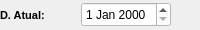
              <widget class="QWidget" name="widget_34" native="true">
               <property name="minimumSize">
                <size>
                 <width>0</width>
                 <height>25</height>
                </size>
               </property>
               <property name="maximumSize">
                <size>
                 <width>16777215</width>
                 <height>30</height>
                </size>
               </property>
               <layout class="QHBoxLayout" name="horizontalLayout_28">
                <property name="leftMargin">
                 <number>0</number>
                </property>
                <property name="topMargin">
                 <number>0</number>
                </property>
                <property name="rightMargin">
                 <number>0</number>
                </property>
                <property name="bottomMargin">
                 <number>0</number>
                </property>
                <item>
                 <widget class="QLabel" name="label_22">
                  <property name="minimumSize">
                   <size>
                    <width>75</width>
                    <height>0</height>
                   </size>
                  </property>
                  <property name="maximumSize">
                   <size>
                    <width>75</width>
                    <height>16777215</height>
                   </size>
                  </property>
                  <property name="font">
                   <font>
                    <pointsize>8</pointsize>
                    <weight>75</weight>
                    <bold>true</bold>
                   </font>
                  </property>
                  <property name="text">
                   <string>D. Atual:</string>
                  </property>
                 </widget>
                </item>
                <item>
                 <widget class="QDateEdit" name="date_Atual">
                  <property name="sizePolicy">
                   <sizepolicy hsizetype="Preferred" vsizetype="Preferred">
                    <horstretch>0</horstretch>
                    <verstretch>0</verstretch>
                   </sizepolicy>
                  </property>
                  <property name="minimumSize">
                   <size>
                    <width>90</width>
                    <height>25</height>
                   </size>
                  </property>
                  <property name="maximumSize">
                   <size>
                    <width>90</width>
                    <height>25</height>
                   </size>
                  </property>
                  <property name="font">
                   <font>
                    <pointsize>9</pointsize>
                    <weight>50</weight>
                    <bold>false</bold>
                   </font>
                  </property>
                  <property name="styleSheet">
                   <string notr="true">background-color: rgb(255, 255, 255);</string>
                  </property>
                 </widget>
                </item>
                <item>
                 <widget class="QLabel" name="label_8">
                  <property name="text">
                   <string/>
                  </property>
                 </widget>
                </item>
               </layout>
              </widget>
